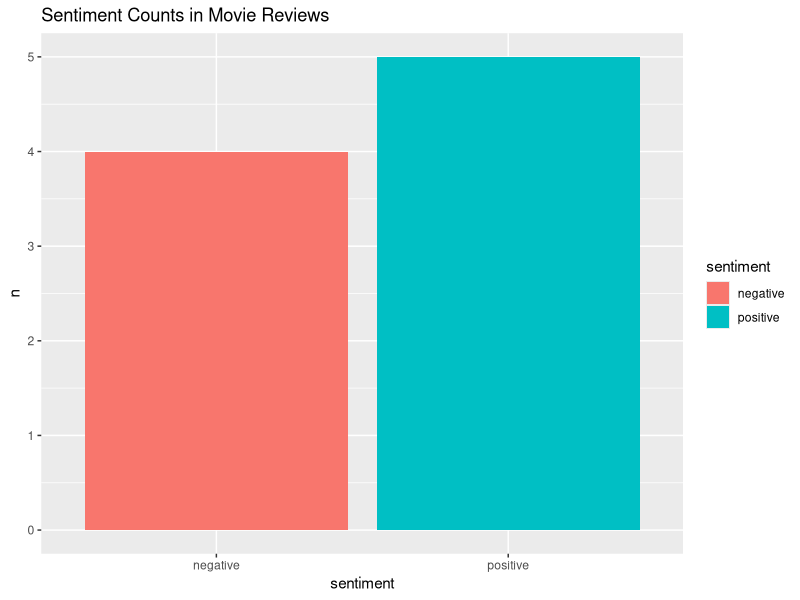

Here is the R script that generated this plot:
# Set Up Environment
install.packages(c("tidyverse", "tidytext", "textdata"))
library(tidyverse)
library(tidytext)

# Load Sample Data
reviews <- data.frame(
  text = c("I loved this movie, it was fantastic!",
           "Terrible plot and bad acting.",
           "An enjoyable film with great visuals.",
           "I wouldn’t recommend it, very boring."),
  stringsAsFactors = FALSE
)

# Tokenize Text
tidy_reviews <- reviews %>%
  unnest_tokens(word, text)
head(tidy_reviews)

# Use a Sentiment Lexicon
bing <- get_sentiments("bing")
sentiment_reviews <- tidy_reviews %>%
  inner_join(bing, by = "word") %>%
  count(sentiment)
sentiment_reviews

# Visualize Sentiment
ggplot(sentiment_reviews, aes(x = sentiment, y = n, fill = sentiment)) +
  geom_col() +
  labs(title = "Sentiment Counts in Movie Reviews")

# Interpret Results
# Positive words like loved, fantastic, enjoyable, great drive positive sentiment.
# Negative words like terrible, bad, boring drive negative sentiment.
# This simple lexicon-based approach gives a quick snapshot of audience mood.
